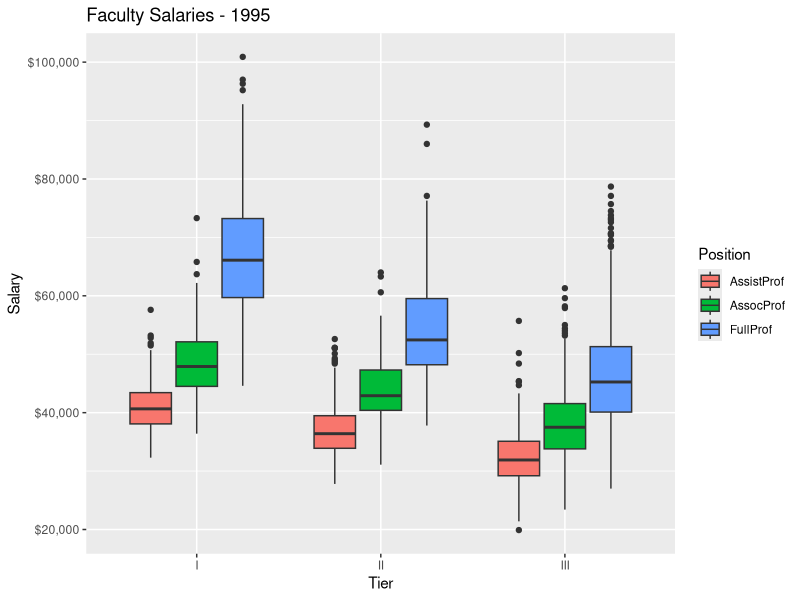
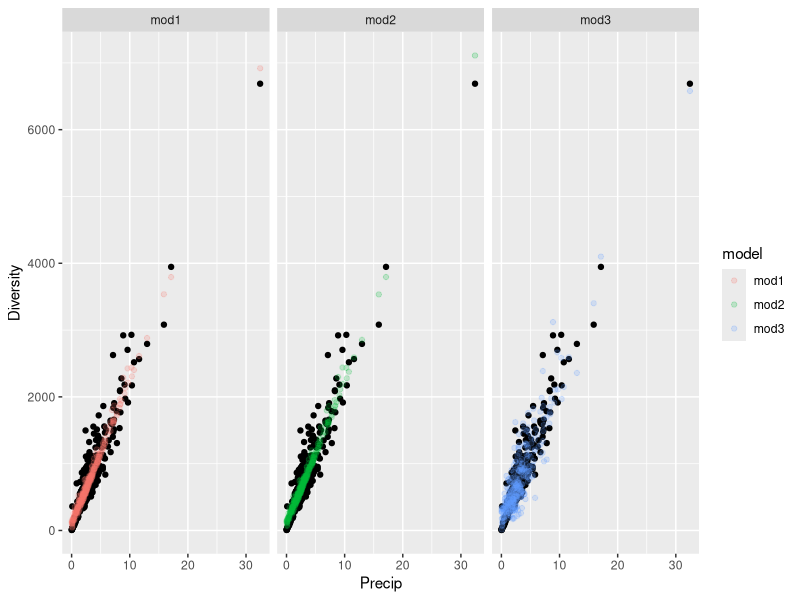

Write the R code that produced these figures, in order. (Note: this script raises an error after producing the figures.)
library(tidyverse)
library(fitdistrplus)
library(modelr)
library(gridExtra)
library(scales)
library(broom)
library(lubridate)
library(caret)
library(dplyr)
library(tidyr)

sal <- read.csv("./salaries.csv")
sal_long <- pivot_longer(sal, c(AssistProf, AssocProf, FullProf), 
                         names_to = "Position", values_to = "Salary")
 
jpeg("./Tidwell_exam2_plot1.jpeg")
ggplot(sal_long,aes(Tier,Salary))+
  geom_boxplot(aes(fill=Position))+
  labs(title="Faculty Salaries - 1995")+
  scale_y_continuous(labels = scales::dollar)
dev.off()  



atmo <- read.csv("./atmosphere.csv")

mod1 = lm(Diversity ~ Aerosol_Density*Precip, data = atmo)
mod2 = lm(Diversity ~ Aerosol_Density+Precip, data = atmo)
mod3 = lm(Diversity ~ Aerosol_Density*CO2_Concentration, data = atmo)

mean_sq_err <- c((mod1a = (mean(mod1$residuals)^2)),
                 (mod2a= (mean(mod2$residuals)^2)),
                 (mod3a = (mean(mod3$residuals)^2)))
names(mean_sq_err) <- c("mod1","mod2","mod3")
bestmodel <- which(mean_sq_err == min(mean_sq_err))
bestmodel <- get(names(bestmodel))
bestmodel

atmo<-atmo %>% gather_predictions(mod1,mod2,mod3)

jpeg("./Tidwell_exam2_plot2.jpeg")
ggplot(atmo,aes(x=Precip,color=model)) +
  geom_point(aes(y=Diversity),color="Black") +
  geom_point(aes(y=pred),alpha=.2) +
  facet_wrap(~model)
dev.off()


hyp <- read.csv("./hyp_data.csv")
glimpse(hyp)

hyp = add_predictions(hyp, mod1, var = "pred1")
hyp = add_predictions(hyp, mod2, var = "pred2") 
hyp = add_predictions(hyp, mod3, var = "pred1")

#I still cn't figure out how to merge the different col lengths.
#need more time with that.

ggplot(hyp,aes(Precip,))+
  geom_point()
  geom_point(aes(y=atmo$Diversity), color="Black")+
  geom_point(aes(y=hyp$mod1preds),color="Red")


s <- summary(mod1)
s2 <- summary(mod2)
s3 <- summary(mod3)
capture.output(s, file = "model_summary1.txt")
capture.output(s2, file = "model_summary2.txt")
capture.output(s3, file = "model_summary3.txt")


#you asked for a test of the atmosphere data but I couldn't divide an
#odd number of elements by 2 so you get turrbl hyp data.  
rows = sample(nrow(hyp), replace = FALSE,nrow(hyp)/2)
modhyp = hyp[rows,]
crosshyp = hyp[-rows,]


training = caret::createDataPartition(hyp,.5)
training = (unlist(training))

train <-hyp[training,]
test <- hyp[-training,]


trainingmodel <- lm(Aerosol_Density~Precip, data = train)
trainingpreds <- add_predictions(test, trainingmodel)
testingmodel <- lm(Aerosol_Density~Precip, data = test)

testingpreds <- add_predictions(crosshyp, testingmodel,
                model = testingmodel, var = "predz")
#there is an error here that would be avoided with a better df.
#so this plot doesn't work but it would otherwise
ggplot(test,aes(Aerosol_Density,Precip)) +
  geom_point()+
  geom_smooth(method="lm", se=FALSE, alpha=.05, color="Pink") +
  geom_point(aes(y=hyp$newcol),color="Purple")



hypmod <- lm(Aerosol_Density~Precip, data =hyp)
hyp$predz <- predict(hypmod)
mean(abs(hyp$Aerosol_Density - hyp$predz))
mean(abs(test$Aerosol_Density - test$predz))
